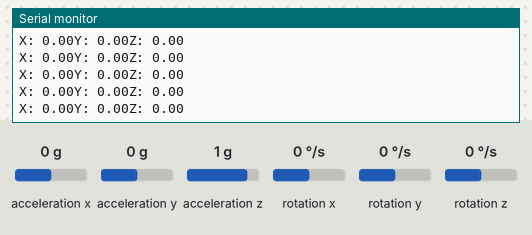
The sketch below on a simulated Arduino Uno, built with avr-gcc and run on an emulated ATmega328P. Shown: the last lines printed to the serial monitor. The test bench sets the inputs (shaded band); at power-on: rotation x 0 °/s, rotation y 0 °/s, rotation z 0 °/s, acceleration x 0 g, acceleration y 0 g, acceleration z 1 g.

Above: at 3.2 s.
3.3 s: rotation x set to -192 °/s
At 3.58 s:
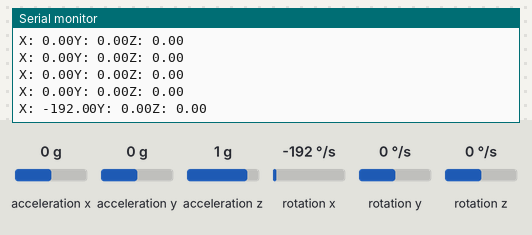
4.8 s: rotation y set to -192 °/s
At 4.8 s:
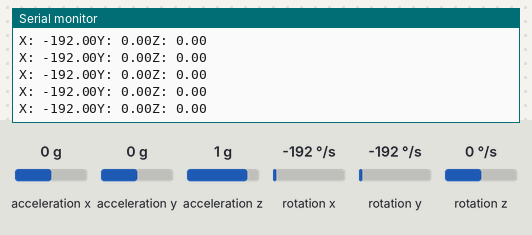
6.3 s: rotation z set to -192 °/s
At 6.42 s:
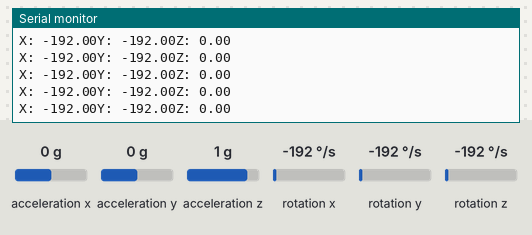

The sketch:

mpu6050_get_gyro.ino
```cpp
// (licence header left out)
/* Get all possible data from MPU6050
 * Accelerometer values are given as multiple of the gravity [1g = 9.81 m/s²]
 * Gyro values are given in deg/s
 * License: MIT
 */

#include "Wire.h"
#include <MPU6050_light.h>

MPU6050 mpu(Wire);

unsigned long timer = 0;

void setup() {
  Serial.begin(115200);
  Wire.begin();

  byte status = mpu.begin();
  Serial.print(F("MPU6050 status: "));
  Serial.println(status);
  while(status!=0){ } // stop everything if could not connect to MPU6050

  Serial.println(F("Calculating offsets, do not move MPU6050"));
  delay(1000);
  mpu.calcOffsets(true,true); // gyro and accelero
  Serial.println("Done!\n");

}

void loop() {
  mpu.update();

  if(millis() - timer > 200){ // print data every second
    print_angle();
    timer = millis();
  }

}

void print_angle(){
  Serial.print("X: ");
  Serial.print(mpu.getGyroX());
  Serial.print("Y: ");
  Serial.print(mpu.getGyroY());
  Serial.print("Z: ");
  Serial.println(mpu.getGyroZ());
}
```

Measured:
- after the input at 3.3 s, the serial monitor: prints a new line after 0.12 s (image 1)
